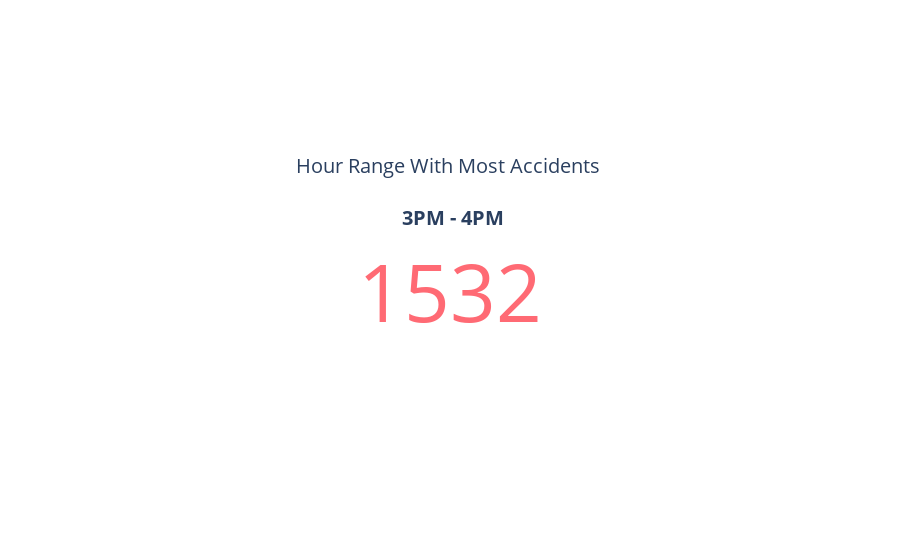

The code cell stored with this chart in its notebook:
### Markdown cell above
<h2> Single viz hour 🔟

### Code cell
# Hr range with least crashes
n_crashes = int(hourly_accidents[hourly_accidents['Hour Range'] == '3PM-4PM']['Total Accidents'])
fig = go.Figure(go.Indicator(
    mode = "number",
    value = n_crashes,
    title = {"text": "Hour Range With Most Accidents <br><br><b> 3PM - 4PM<b>", "font": {"size": 20}},
    number = {'font_color':'#FF6A74'}
))

fig.show()

### Figure 1 — Plotly figure (JSON) as saved in the notebook; plotly's stock layout.template omitted (floating-point values rounded to 4 significant figures)
{"data": [{"mode": "number", "number": {"font": {"color": "#FF6A74"}}, "title": {"font": {"size": 20}, "text": "Hour Range With Most Accidents <br><br><b> 3PM - 4PM<b>"}, "type": "indicator", "value": 1532}], "layout": {}}
